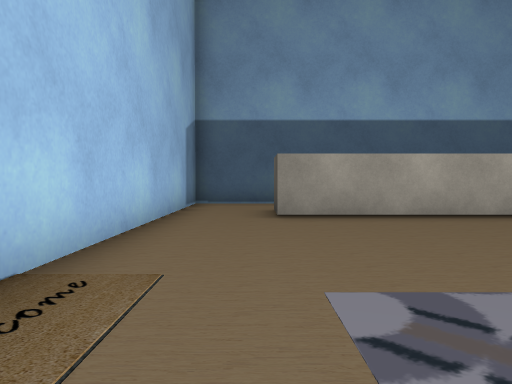
view 1 (above)

14 first-person views from a walk through a scene from a Unity 3-D project. The camera is 0.68 m above the floor, tilts 2° down and sees 70° across. The floor is counted in squares, 1 m on a side. Each view is taken from the middle of a square. On the plan, view 1 faces up. The plan holds only what a view shows up to about 11 squares ahead; the rest is blank. Some animated figures are left out. Some surface patterns are stand-ins.

view 2
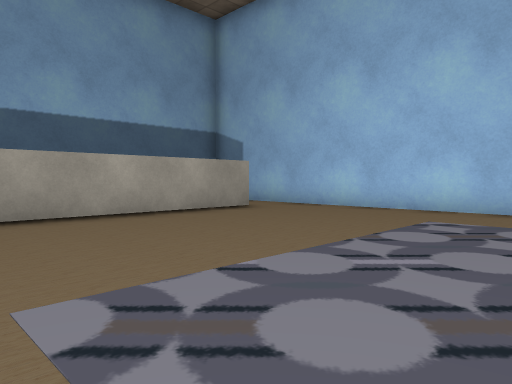

view 3
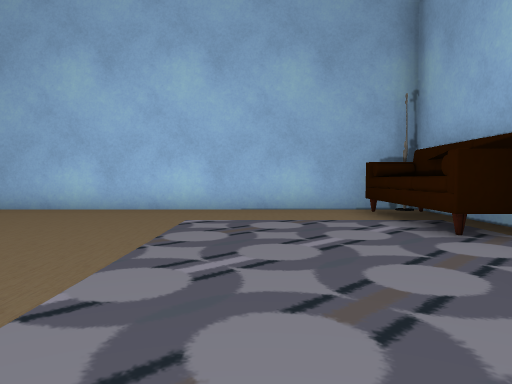

view 4
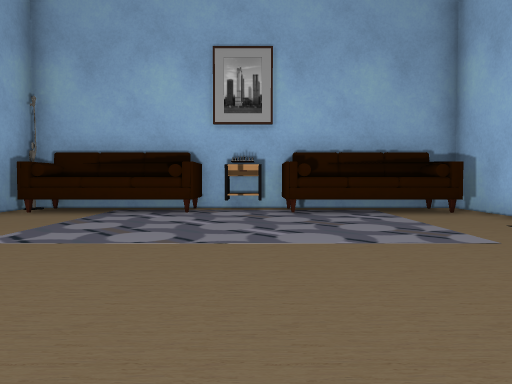

view 5
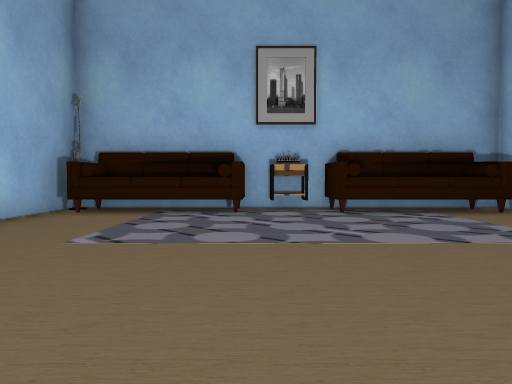

view 6
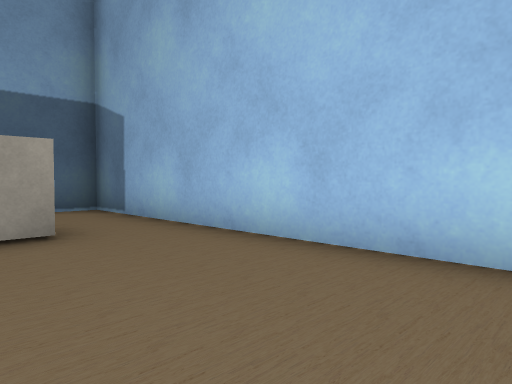

view 7
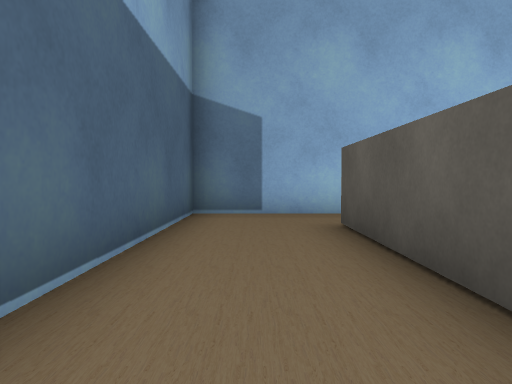

view 8
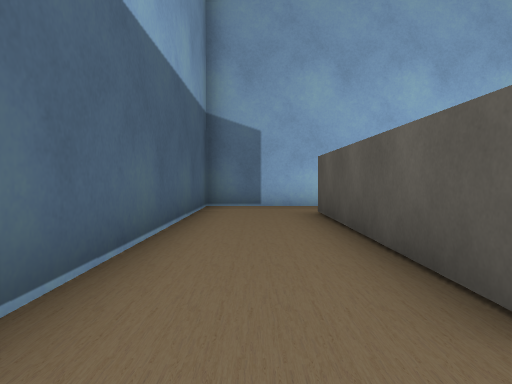

view 9
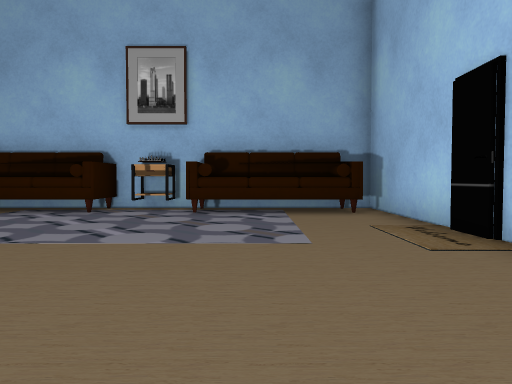

view 10
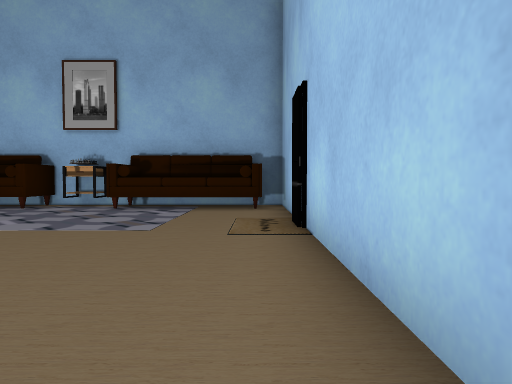

view 11
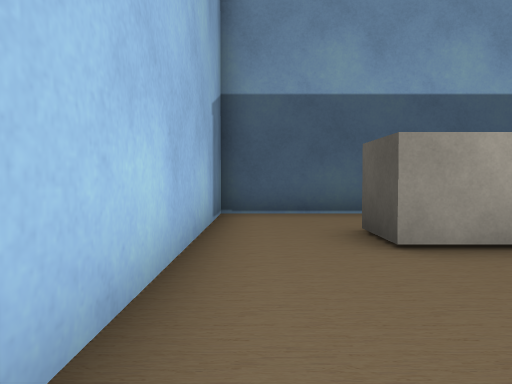

view 12
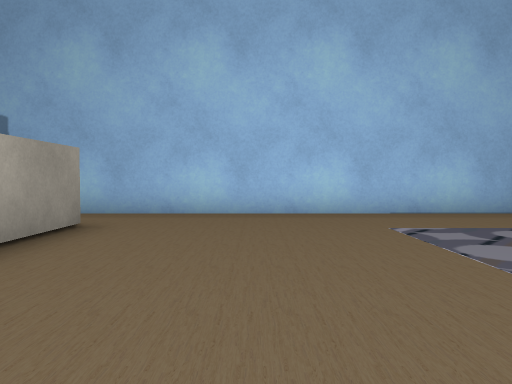

view 13
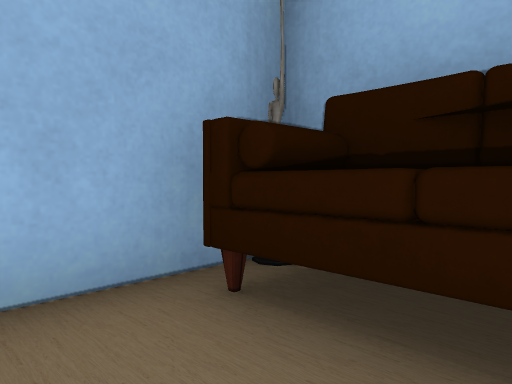

view 14
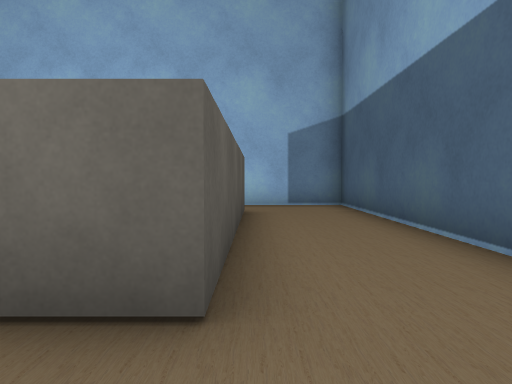

### Floor plan
Points are (right, up) in squares from view 1. A wall is a line through its corners. A room is listed if a view was taken in it or the views show most of it. See-through windows are left out.
Room 1 (views 1, 2, 3, 4, 5, 6, 9, 11, 12, 13)
walls: (2.5, -2.6) (4.5, -2.6); (-1.7, 1.6) (-1.7, 1.1); (-1.7, 1) (-1.7, -2.6); (6.3, 6.6) (0.4, 6.6); (-1.7, 6.6) (-1.7, 2.4); (8.2, -2.6) (8.2, 6.6)
low walls: (7.5, -2.6) (8.2, -2.6)
ways out: opening at (-0.5, 7) to room 2; opening at (7.5, 7) to room 2
objects: other object (-2, 2); sofa (-1, -3) to (2, -2); table (3, -2); sofa (5, -3) to (7, -2)
Room 2 (views 7, 8, 10, 14)
walls: (0.4, 6.6) (0.4, 7.8) (6.3, 7.8) (6.3, 6.6); (8.2, 6.6) (8.2, 10.3) (-1.7, 10.3) (-1.7, 6.6)
ways out: opening at (-0.5, 7) to room 1; opening at (7.5, 7) to room 1

Where each view was taken, in squares from view 1:
view 1: 0 up, 0 right, facing up
view 2: 0 up, 0 right, facing up-right
view 3: 1 up, 0 right, facing right
view 4: 6 up, 3 right, facing down
view 5: 6 up, 4 right, facing down
view 6: 2 up, 5 right, facing up-right
view 7: 9 up, 1 right, facing right
view 8: 9 up, 1 left, facing right
view 9: 6 up, 1 right, facing down
view 10: 7 up, 1 left, facing down
view 11: 3 up, 1 left, facing up
view 12: 4 up, 1 right, facing right
view 13: 0 up, 6 right, facing down-right
view 14: 8 up, 8 right, facing left
